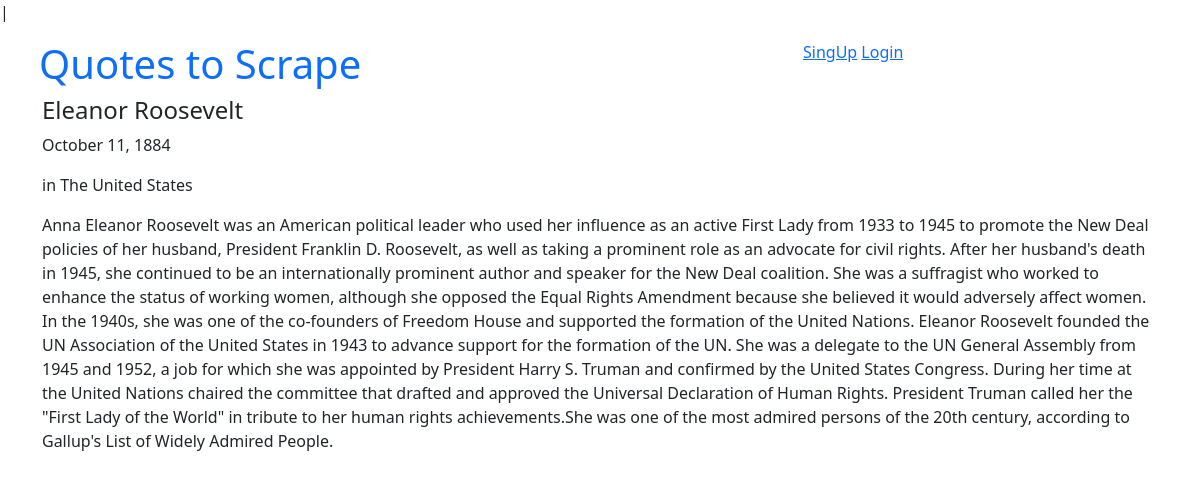
Page /author/1 on the committed database.
### quotes/models.py (models this page shows)
class Author(models.Model):
    fullname = models.CharField(max_length=50)
    date_born = models.CharField(max_length=50)
    location_born = models.CharField(max_length=150)
    bio = models.TextField()
    created_at = models.DateTimeField(auto_now_add=True)

### quotes/views.py (the view)
# urls.py: path('author/<int:_id>', views.author_about, name='author'),
def author_about(request, _id):
    author = Author.objects.filter(id=_id).first()
    return render(request, 'quotes/author.html', context={'author': author})

### quotes/templates/quotes/author.html
{% extends 'quotes/base.html' %}
{% block content %}
<div>
    <h4>{{ author.fullname}}</h4>
    <p> {{ author.date_born}}</p>
    <p> {{ author.location_born}}</p>
    <p> {{ author.bio}}</p>
</div>
{% endblock %}

### rows in the picture
Author: fullname "Eleanor Roosevelt", date_born "October 11, 1884", location_born "in The United States", bio "Anna Eleanor Roosevelt was an American political leader who used her influence as an active First Lady from 1933 to 1945 to promote the New Deal policies of her husband, President Franklin D. Roosevelt, as well as taking a prominent role as an advocate for civil rights. After her husband's death in 1945, she continued to be an internationally prominent author and speaker for the New Deal coalition. She was a suffragist who worked to enhance the status of working women, although she opposed the Equal Rights Amendment because she believed it would adversely affect women. In the 1940s, she was one of the co-founders of Freedom House and supported the formation of the United Nations. Eleanor…"
